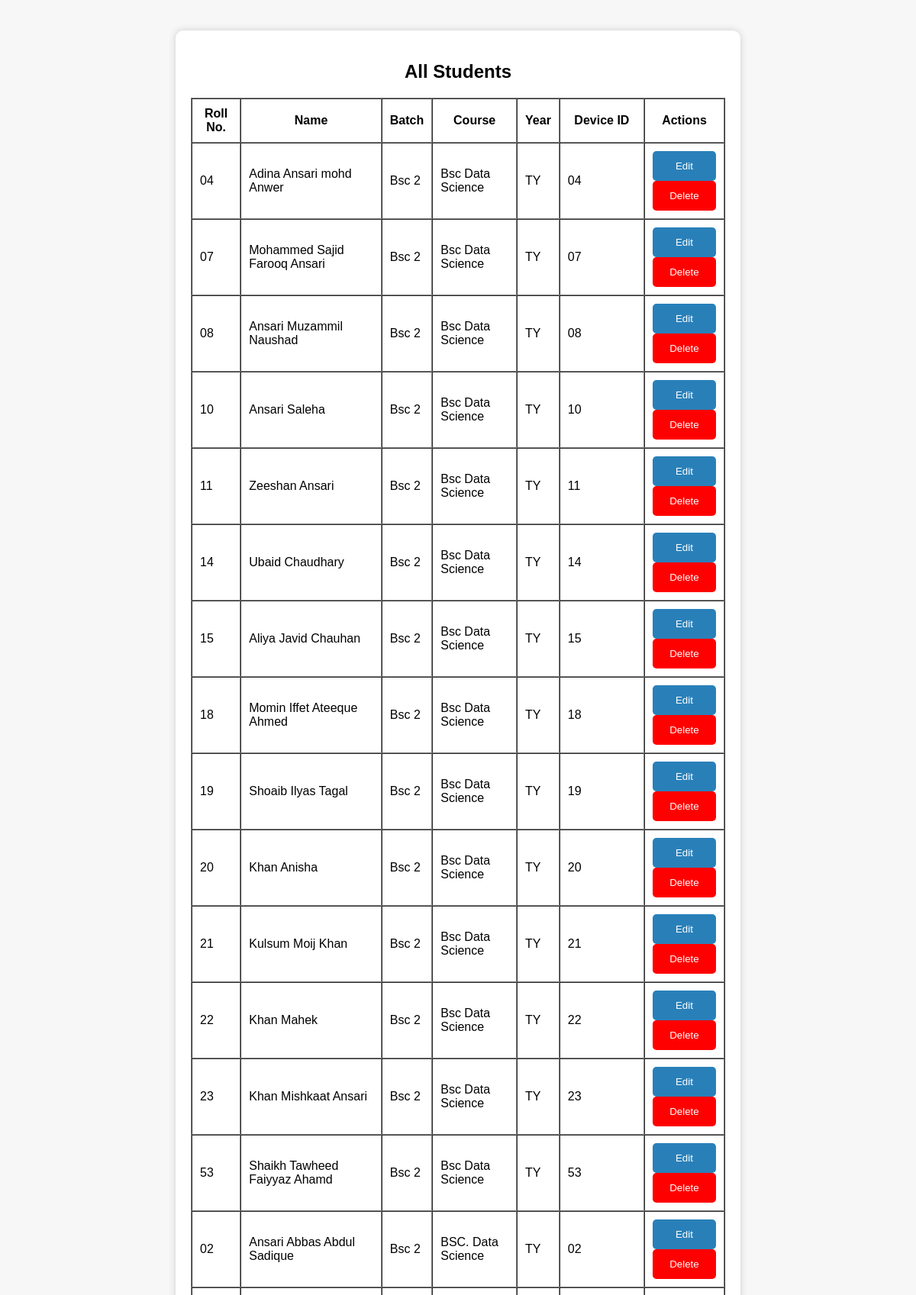
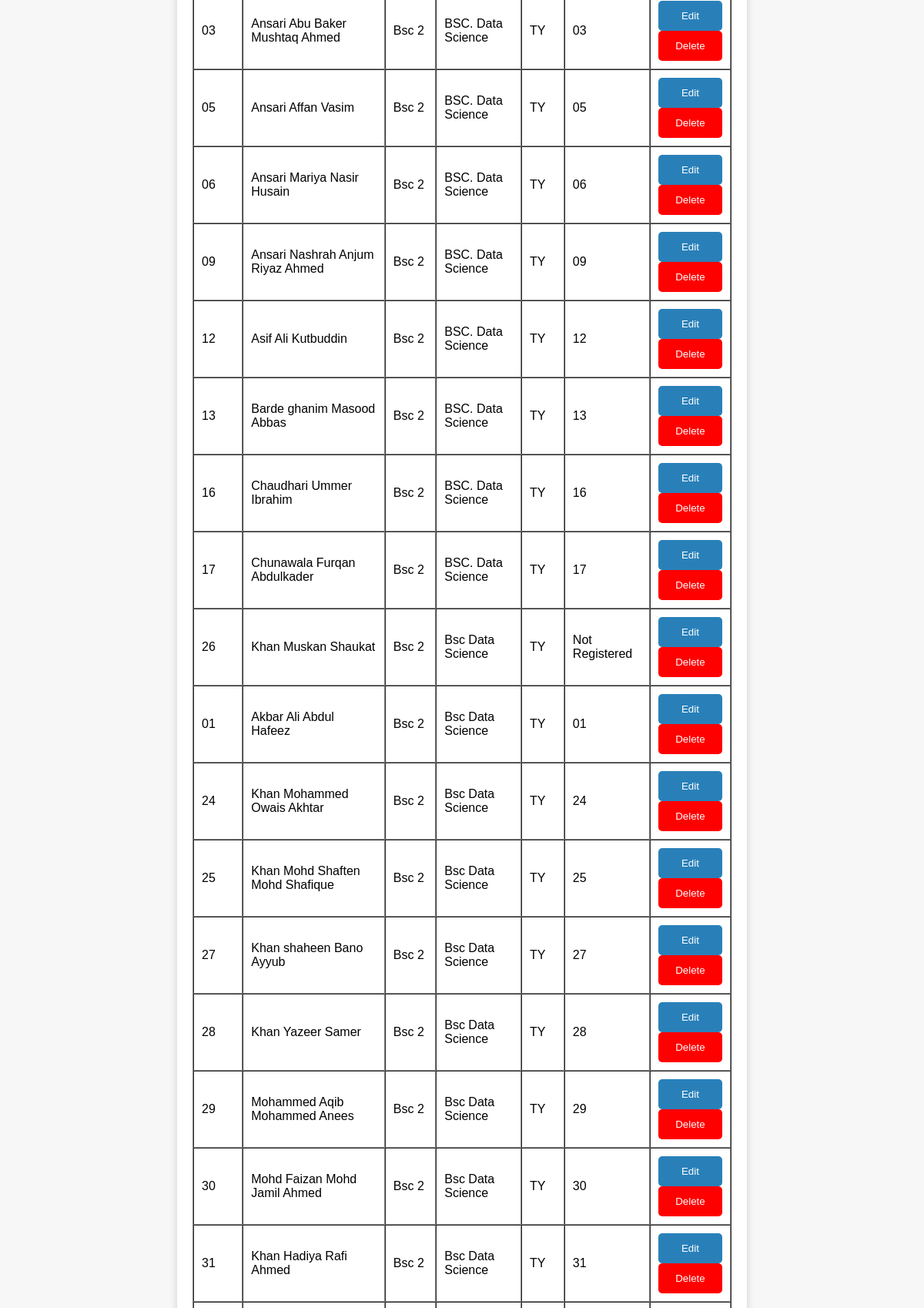
The app's page /admin/students (signed in, upper part) with its own data (2 pictures, top to bottom).
### app.py (models this page shows)
class Student(db.Model):
    id = db.Column(db.Integer, primary_key=True)
    roll_number = db.Column(db.String(20), unique=True, nullable=False)
    name = db.Column(db.String(150), nullable=False)
    batch = db.Column(db.String(50), nullable=False)
    course = db.Column(db.String(50), nullable=False)
    year = db.Column(db.String(20), nullable=False)
    device_id = db.Column(db.String(200), nullable=True)

### app.py (the view)
@app.route("/admin/students")
def admin_students():
    if not login_required("admin"):
        return redirect(url_for("login"))
    return render_template("students_list.html", students=Student.query.all())

### app.py (called while the page is built)
def login_required(role: str) -> bool:
    return session.get("role") == role

### templates/students_list.html (shortened to what this page needs)
{% extends "base.html" %}
{% block content %}
<h2>All Students</h2>
<table border="1" cellpadding="10" cellspacing="0">
    <tr>
        <th>Roll No.</th>
        <th>Name</th>
        <th>Batch</th>
        <th>Course</th>
        <th>Year</th>
        <th>Device ID</th>
        <th>Actions</th>
    </tr>
    {% for s in students %}
    <tr>
        <td>{{ s.roll_number }}</td>
        <td>{{ s.name }}</td>
        <td>{{ s.batch }}</td>
        <td>{{ s.course }}</td>
        <td>{{ s.year }}</td>
        <td>{{ s.device_id if s.device_id else "Not Registered" }}</td>
        <td>
            <a href="/admin/edit_student/{{ s.id }}">
                <button style="background: #2980b9; color:white;">Edit</button>
            </a>
            <a href="/admin/delete_student/{{ s.id }}"
               onclick="return confirm('Are you sure you want to delete this student?');">
                <button style="background: red; color:white;">Delete</button>
            </a>
        </td>
    </tr>
    {% endfor %}
</table>
<br>
{% endblock %}

### templates/base.html (style rules this page uses)
body { font-family: Arial; background: #f7f7f7; margin: 0; padding: 0; }
h1, h2, h3 { text-align: center; }
button { padding: 12px; width: 100%; background: #007bff; border: none; color: white; border-radius: 5px; cursor: pointer; }

### records on screen
Student: roll_number "04", name "Adina Ansari mohd Anwer", batch "Bsc 2", course "Bsc Data Science", year "TY", device "04"
Student: roll_number "07", name "Mohammed Sajid Farooq Ansari", batch "Bsc 2", course "Bsc Data Science", year "TY", device "07"
Student: roll_number "08", name "Ansari Muzammil Naushad", batch "Bsc 2", course "Bsc Data Science", year "TY", device "08"
Student: roll_number "10", name "Ansari Saleha", batch "Bsc 2", course "Bsc Data Science", year "TY", device "10"
Student: roll_number "11", name "Zeeshan Ansari", batch "Bsc 2", course "Bsc Data Science", year "TY", device "11"
Student: roll_number "14", name "Ubaid Chaudhary", batch "Bsc 2", course "Bsc Data Science", year "TY", device "14"
Student: roll_number "15", name "Aliya Javid Chauhan", batch "Bsc 2", course "Bsc Data Science", year "TY", device "15"
Student: roll_number "18", name "Momin Iffet Ateeque Ahmed", batch "Bsc 2", course "Bsc Data Science", year "TY", device "18"
Student: roll_number "19", name "Shoaib Ilyas Tagal", batch "Bsc 2", course "Bsc Data Science", year "TY", device "19"
Student: roll_number "20", name "Khan Anisha", batch "Bsc 2", course "Bsc Data Science", year "TY", device "20"
Student: roll_number "21", name "Kulsum Moij Khan", batch "Bsc 2", course "Bsc Data Science", year "TY", device "21"
Student: roll_number "22", name "Khan Mahek", batch "Bsc 2", course "Bsc Data Science", year "TY", device "22"
Student: roll_number "23", name "Khan Mishkaat Ansari", batch "Bsc 2", course "Bsc Data Science", year "TY", device "23"
Student: roll_number "53", name "Shaikh Tawheed Faiyyaz Ahamd", batch "Bsc 2", course "Bsc Data Science", year "TY", device "53"
Student: roll_number "02", name "Ansari Abbas Abdul Sadique", batch "Bsc 2", course "BSC. Data Science", year "TY", device "02"
Student: roll_number "03", name "Ansari Abu Baker Mushtaq Ahmed", batch "Bsc 2", course "BSC. Data Science", year "TY", device "03"
Student: roll_number "05", name "Ansari Affan Vasim", batch "Bsc 2", course "BSC. Data Science", year "TY", device "05"
Student: roll_number "06", name "Ansari Mariya Nasir Husain", batch "Bsc 2", course "BSC. Data Science", year "TY", device "06"
Student: roll_number "09", name "Ansari Nashrah Anjum Riyaz Ahmed", batch "Bsc 2", course "BSC. Data Science", year "TY", device "09"
Student: roll_number "12", name "Asif Ali Kutbuddin", batch "Bsc 2", course "BSC. Data Science", year "TY", device "12"
Student: roll_number "13", name "Barde ghanim Masood Abbas", batch "Bsc 2", course "BSC. Data Science", year "TY", device "13"
Student: roll_number "16", name "Chaudhari Ummer Ibrahim", batch "Bsc 2", course "BSC. Data Science", year "TY", device "16"
Student: roll_number "17", name "Chunawala Furqan Abdulkader", batch "Bsc 2", course "BSC. Data Science", year "TY", device "17"
Student: roll_number "26", name "Khan Muskan Shaukat", batch "Bsc 2", course "Bsc Data Science", year "TY", device_id "Not Registered"
Student: roll_number "01", name "Akbar Ali Abdul Hafeez", batch "Bsc 2", course "Bsc Data Science", year "TY", device "01"
Student: roll_number "24", name "Khan Mohammed Owais Akhtar", batch "Bsc 2", course "Bsc Data Science", year "TY", device "24"
Student: roll_number "25", name "Khan Mohd Shaften Mohd Shafique", batch "Bsc 2", course "Bsc Data Science", year "TY", device "25"
Student: roll_number "27", name "Khan shaheen Bano Ayyub", batch "Bsc 2", course "Bsc Data Science", year "TY", device "27"
Student: roll_number "28", name "Khan Yazeer Samer", batch "Bsc 2", course "Bsc Data Science", year "TY", device "28"
Student: roll_number "29", name "Mohammed Aqib Mohammed Anees", batch "Bsc 2", course "Bsc Data Science", year "TY", device "29"
Student: roll_number "30", name "Mohd Faizan Mohd Jamil Ahmed", batch "Bsc 2", course "Bsc Data Science", year "TY", device "30"
Student: roll_number "31", name "Khan Hadiya Rafi Ahmed", batch "Bsc 2", course "Bsc Data Science", year "TY", device "31"
